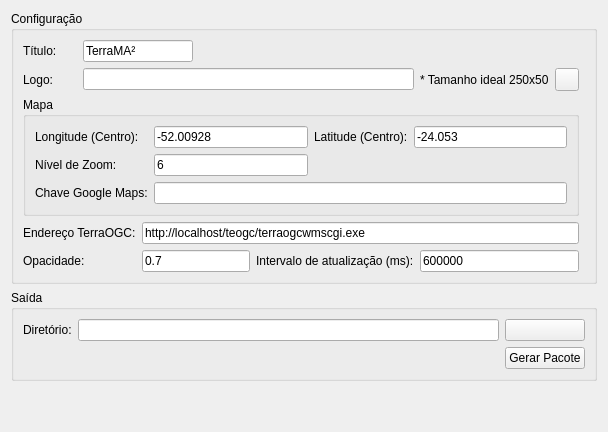
          <widget class="QWidget" name="webTab">
           <property name="enabled">
            <bool>true</bool>
           </property>
           <attribute name="title">
            <string>AlertasWEB</string>
           </attribute>
           <layout class="QGridLayout" name="gridLayout_9">
            <item row="0" column="0">
             <widget class="QGroupBox" name="groupBox_4">
              <property name="title">
               <string>Configuração</string>
              </property>
              <layout class="QGridLayout" name="gridLayout_3">
               <item row="0" column="0">
                <widget class="QLabel" name="label_56">
                 <property name="text">
                  <string>Título:</string>
                 </property>
                </widget>
               </item>
               <item row="0" column="1" colspan="2">
                <widget class="QLineEdit" name="webTitleLed">
                 <property name="text">
                  <string>TerraMA²</string>
                 </property>
                </widget>
               </item>
               <item row="1" column="0">
                <widget class="QLabel" name="label_61">
                 <property name="text">
                  <string>Logo:</string>
                 </property>
                </widget>
               </item>
               <item row="1" column="1" colspan="4">
                <widget class="QLineEdit" name="webLogoLed"/>
               </item>
               <item row="1" column="5">
                <widget class="QLabel" name="label_62">
                 <property name="text">
                  <string>* Tamanho ideal 250x50</string>
                 </property>
                </widget>
               </item>
               <item row="1" column="6">
                <widget class="QToolButton" name="selectLogoBtn">
                 <property name="text">
                  <string/>
                 </property>
                 <property name="icon">
                  <iconset theme="open-config">
                   <normaloff/>
                  </iconset>
                 </property>
                </widget>
               </item>
               <item row="3" column="2" colspan="5">
                <widget class="QLineEdit" name="webTerraOGCLed">
                 <property name="text">
                  <string>http://localhost/teogc/terraogcwmscgi.exe</string>
                 </property>
                </widget>
               </item>
               <item row="2" column="0" colspan="7">
                <widget class="QGroupBox" name="groupBox_5">
                 <property name="title">
                  <string>Mapa</string>
                 </property>
                 <layout class="QGridLayout" name="gridLayout_2">
                  <item row="0" column="0">
                   <widget class="QLabel" name="label_51">
                    <property name="text">
                     <string>Longitude (Centro):</string>
                    </property>
                   </widget>
                  </item>
                  <item row="0" column="1">
                   <widget class="QLineEdit" name="webLongitudeLed">
                    <property name="text">
                     <string>-52.00928</string>
                    </property>
                   </widget>
                  </item>
                  <item row="0" column="2">
                   <widget class="QLabel" name="label_52">
                    <property name="text">
                     <string>Latitude (Centro):</string>
                    </property>
                   </widget>
                  </item>
                  <item row="0" column="3">
                   <widget class="QLineEdit" name="webLatitudeLed">
                    <property name="text">
                     <string>-24.053</string>
                    </property>
                   </widget>
                  </item>
                  <item row="1" column="0">
                   <widget class="QLabel" name="label_53">
                    <property name="text">
                     <string>Nível de Zoom:</string>
                    </property>
                   </widget>
                  </item>
                  <item row="1" column="1">
                   <widget class="QLineEdit" name="webZoomLed">
                    <property name="text">
                     <string>6</string>
                    </property>
                   </widget>
                  </item>
                  <item row="2" column="0">
                   <widget class="QLabel" name="label_55">
                    <property name="text">
                     <string>Chave Google Maps:</string>
                    </property>
                   </widget>
                  </item>
                  <item row="2" column="1" colspan="3">
                   <widget class="QLineEdit" name="webGoogleLed">
                    <property name="text">
                     <string/>
                    </property>
                   </widget>
                  </item>
                 </layout>
                </widget>
               </item>
               <item row="3" column="0" colspan="2">
                <widget class="QLabel" name="label_57">
                 <property name="text">
                  <string>Endereço TerraOGC:</string>
                 </property>
                </widget>
               </item>
               <item row="4" column="0" colspan="2">
                <widget class="QLabel" name="label_58">
                 <property name="text">
                  <string>Opacidade:</string>
                 </property>
                </widget>
               </item>
               <item row="4" column="5" colspan="2">
                <widget class="QLineEdit" name="webIntervalLed">
                 <property name="text">
                  <string>600000</string>
                 </property>
                </widget>
               </item>
               <item row="4" column="2" colspan="2">
                <widget class="QLineEdit" name="webOpacityLed">
                 <property name="text">
                  <string>0.7</string>
                 </property>
                </widget>
               </item>
               <item row="4" column="4">
                <widget class="QLabel" name="label_59">
                 <property name="text">
                  <string>Intervalo de atualização (ms):</string>
                 </property>
                </widget>
               </item>
               <item row="0" column="3" colspan="5">
                <spacer name="horizontalSpacer_3">
                 <property name="orientation">
                  <enum>Qt::Horizontal</enum>
                 </property>
                 <property name="sizeHint" stdset="0">
                  <size>
                   <width>346</width>
                   <height>20</height>
                  </size>
                 </property>
                </spacer>
               </item>
              </layout>
             </widget>
            </item>
            <item row="1" column="0">
             <widget class="QGroupBox" name="groupBox_6">
              <property name="title">
               <string>Saída</string>
              </property>
              <layout class="QGridLayout" name="gridLayout_4">
               <item row="1" column="2">
                <widget class="QPushButton" name="generatePackageBtn">
                 <property name="text">
                  <string>Gerar Pacote</string>
                 </property>
                 <property name="icon">
                  <iconset theme="package">
                   <normaloff/>
                  </iconset>
                 </property>
                </widget>
               </item>
               <item row="0" column="0">
                <widget class="QLabel" name="label_60">
                 <property name="text">
                  <string>Diretório:</string>
                 </property>
                </widget>
               </item>
               <item row="0" column="1">
                <widget class="QLineEdit" name="webOutputLed">
                 <property name="text">
                  <string/>
                 </property>
                </widget>
               </item>
               <item row="0" column="2">
                <widget class="QPushButton" name="selectDirectoryBtn">
                 <property name="text">
                  <string/>
                 </property>
                 <property name="icon">
                  <iconset theme="open-config">
                   <normaloff/>
                  </iconset>
                 </property>
                </widget>
               </item>
              </layout>
             </widget>
            </item>
            <item row="2" column="0">
             <spacer name="verticalSpacer_2">
              <property name="orientation">
               <enum>Qt::Vertical</enum>
              </property>
              <property name="sizeHint" stdset="0">
               <size>
                <width>20</width>
                <height>40</height>
               </size>
              </property>
             </spacer>
            </item>
           </layout>
          </widget>
